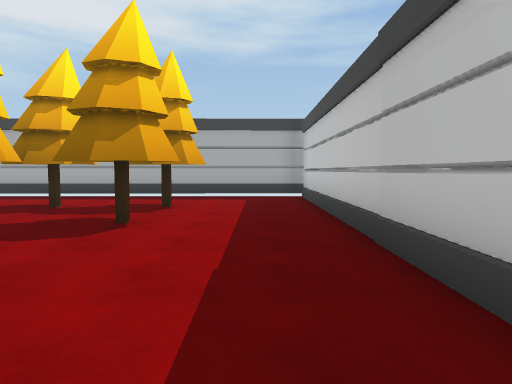
[1] (above)

23 first-person views from a walk through a 3-D level made in the Unity game engine. The camera is 1.4 m above the floor, tilts 4° down and sees 80° across. The floor is counted in squares, 2 m on a side. Each view is taken from the middle of a square. On the plan, view 1 faces up. The plan holds only what a view shows up to about 10 squares ahead; the rest is blank. The place goes on beyond the plan. The player is left out.

[2]
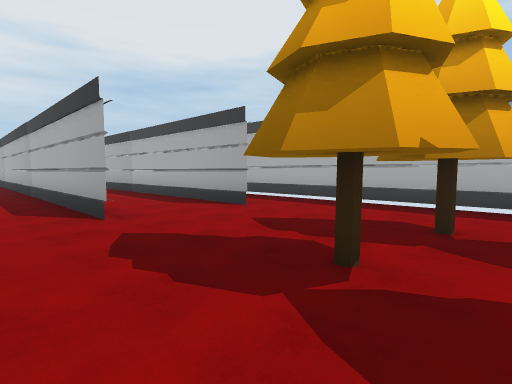

[3]
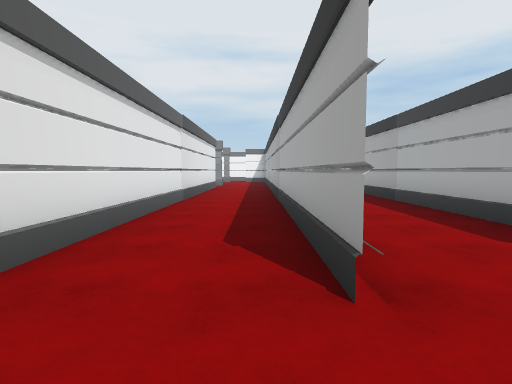

[4]
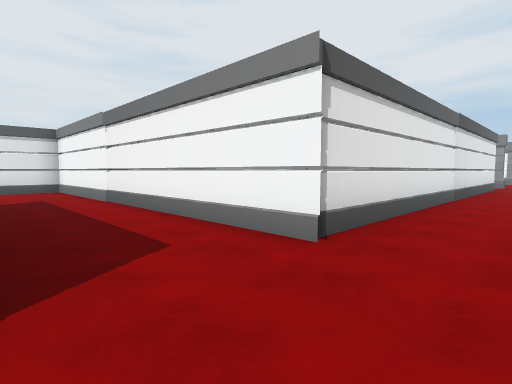

[5]
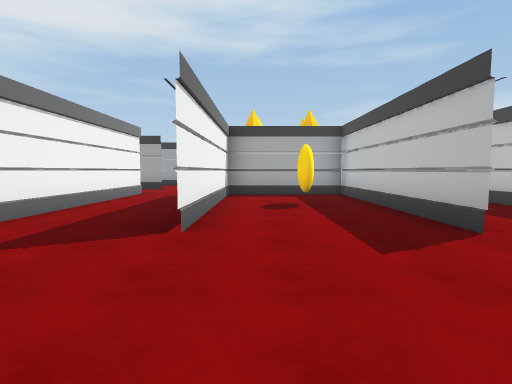

[6]
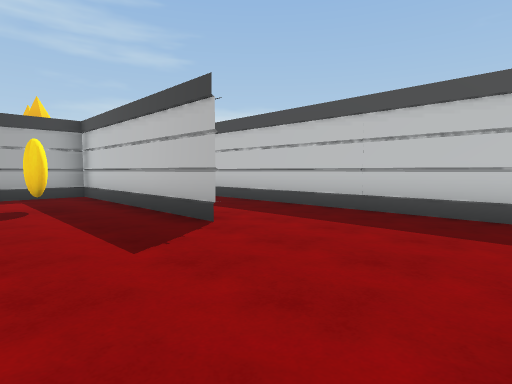

[7]
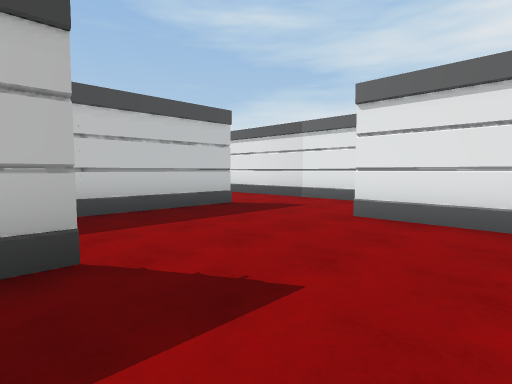

[8]
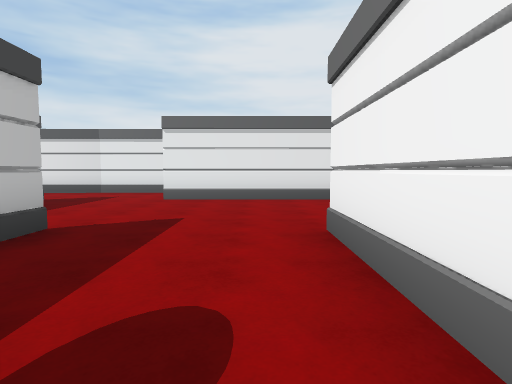

[9]
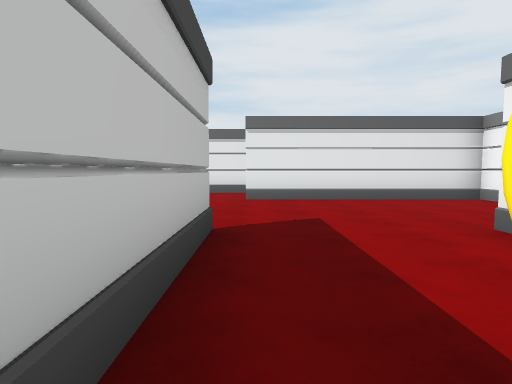

[10]
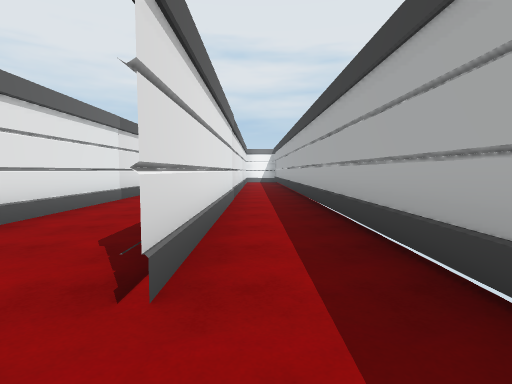

[11]
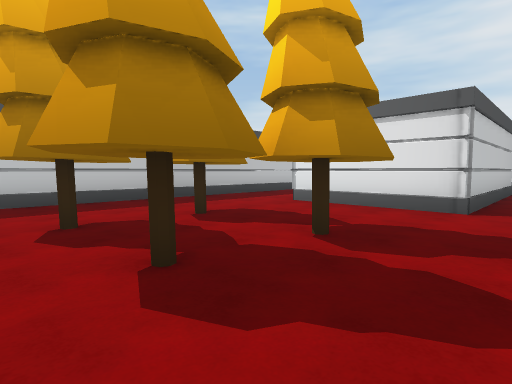

[12]
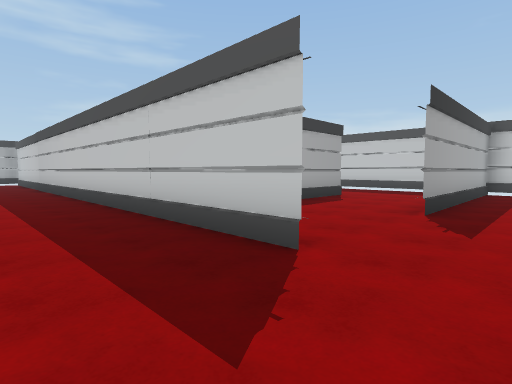

[13]
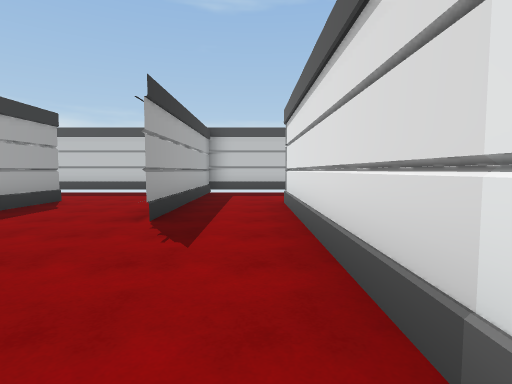

[14]
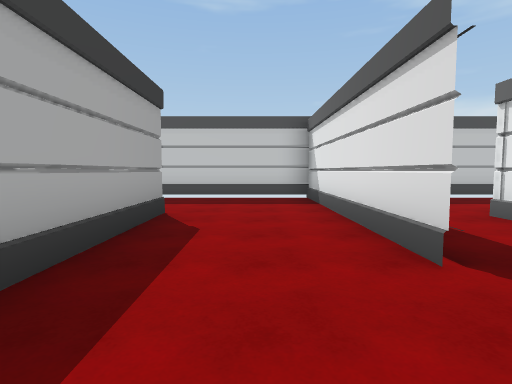

[15]
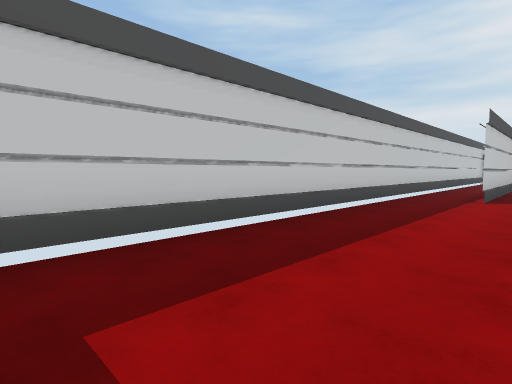

[16]
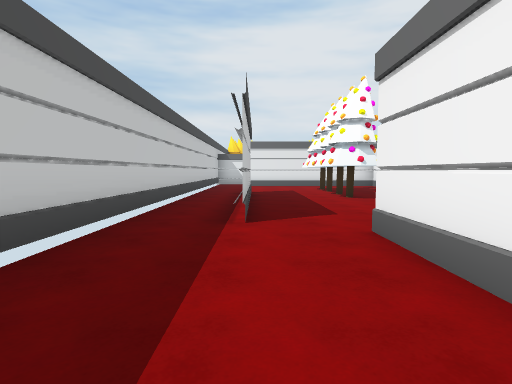

[17]
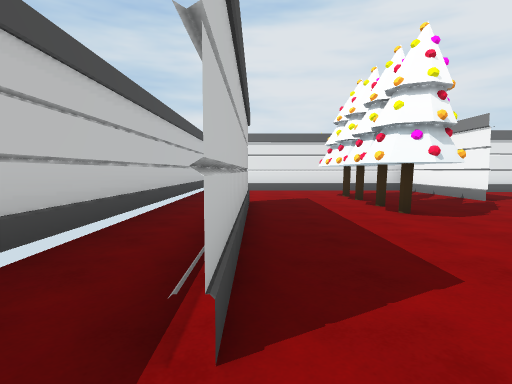

[18]
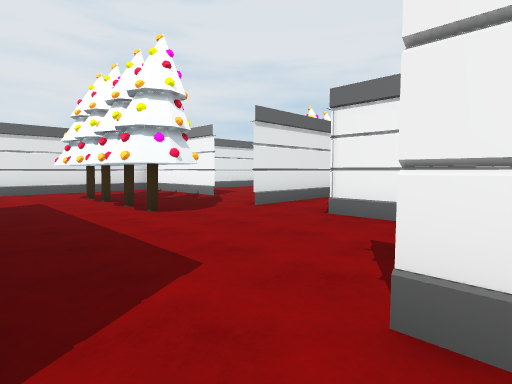

[19]
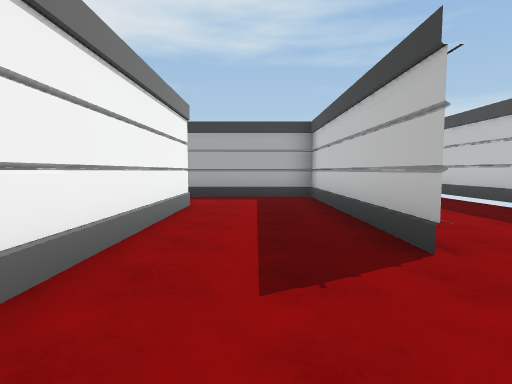

[20]
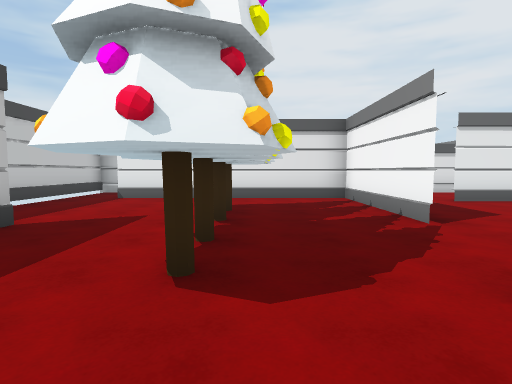

[21]
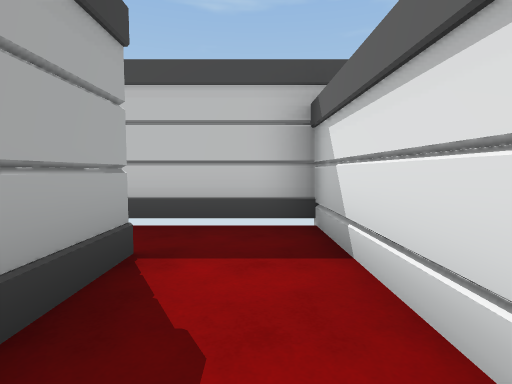

[22]
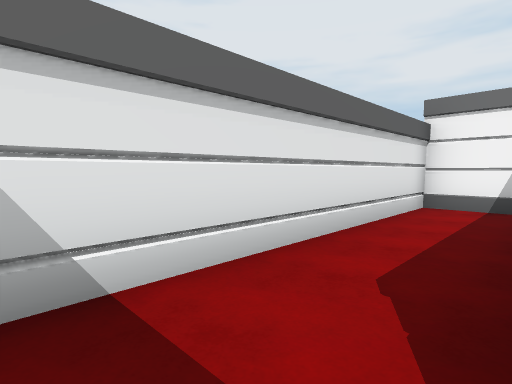

[23]
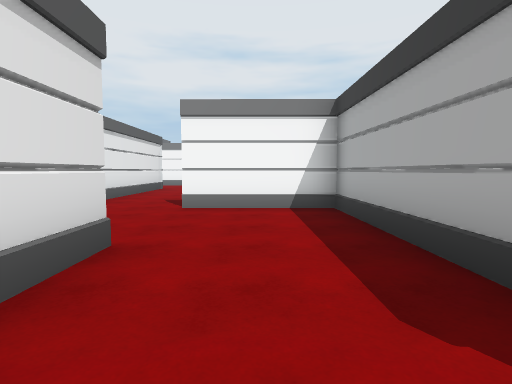

### Floor plan
Ten units are one square. View 1 is at (0, 0); x grows to the right and y downward. Boxes are objects, and circles mark ways between rooms. Rooms are numbered by the first view taken in them; rooms with no view inside come last. Other rooms are left out.
<svg viewBox="-160 -88 265 381">
<path fill="none" stroke="#000" d="M-14 48 -14 -11 -48 -11 -49 47M-50 46 -50 -12M12 84 12 -16M-16 107 16 107M-75 -12 -75 84 -17 84M-75 -63 -154 -63M-75 -36 -155 -36M-50 -12 -14 -12M-148 -37 -99 -37M-155 -64 -75 -64M12 -16 12 -83 -154 -82M-155 -12 -75 -12M42 84 99 84M71 54 13 55 13 84M100 85 42 85M16 107 68 106M66 145 66 166M99 174 99 45M65 166 65 108 32 108M82 230 82 170M27 229 27 268 86 268M36 128 36 188M99 266 99 174M86 269 71 269M27 275 27 288 99 288 99 266"/>
<rect x="-55" y="-45" width="20" height="10" fill="#bbb"><title>tree</title></rect>
<rect x="-45" y="-65" width="20" height="20" fill="#bbb"><title>tree</title></rect>
<rect x="-25" y="-45" width="20" height="10" fill="#bbb"><title>tree</title></rect>
<rect x="-25" y="-65" width="20" height="20" fill="#bbb"><title>tree</title></rect>
<rect x="45" y="245" width="20" height="10" fill="#bbb"><title>tree</title></rect>
<rect x="45" y="225" width="20" height="20" fill="#bbb"><title>tree</title></rect>
<rect x="45" y="205" width="20" height="20" fill="#bbb"><title>tree</title></rect>
<circle cx="-65" cy="-20" r="3" fill="#2a7"/>
<circle cx="0" cy="-20" r="3" fill="#2a7"/>
<circle cx="10" cy="95" r="3" fill="#2a7"/>
<circle cx="85" cy="165" r="3" fill="#2a7"/>
<circle cx="90" cy="270" r="3" fill="#2a7"/>
<text x="-30" y="50">1</text>
<text x="-70" y="-50">2</text>
<text x="60" y="90">3</text>
<text x="60" y="200">4</text>
<text x="70" y="280">5</text>
</svg>
Room 1 opens to room 2. Room 1 opens to room 3. Room 3 opens to room 4. Room 4 opens to room 5.

Where each view was taken, in squares from view 1:
view 1: 0 up, 0 right, facing up
view 2: 2 up, 3 left, facing up-left
view 3: 3 up, 6 left, facing left
view 4: 3 up, 5 left, facing down-left
view 5: 8 down, 4 left, facing up
view 6: 8 down, 4 left, facing up-right
view 7: 4 down, 4 left, facing down-right
view 8: 1 down, 4 left, facing down
view 9: 1 down, 2 left, facing down
view 10: 7 up, 6 left, facing left
view 11: 7 up, 6 left, facing down-right
view 12: 10 down, 1 left, facing up-right
view 13: 10 down, 0 right, facing right
view 14: 7 down, 2 right, facing right
view 15: 9 down, 7 right, facing down-right
view 16: 13 down, 8 right, facing down
view 17: 16 down, 8 right, facing down
view 18: 16 down, 8 right, facing down-left
view 19: 19 down, 5 right, facing up
view 20: 19 down, 5 right, facing down
view 21: 28 down, 6 right, facing right
view 22: 27 down, 9 right, facing down-left
view 23: 7 down, 7 right, facing left
